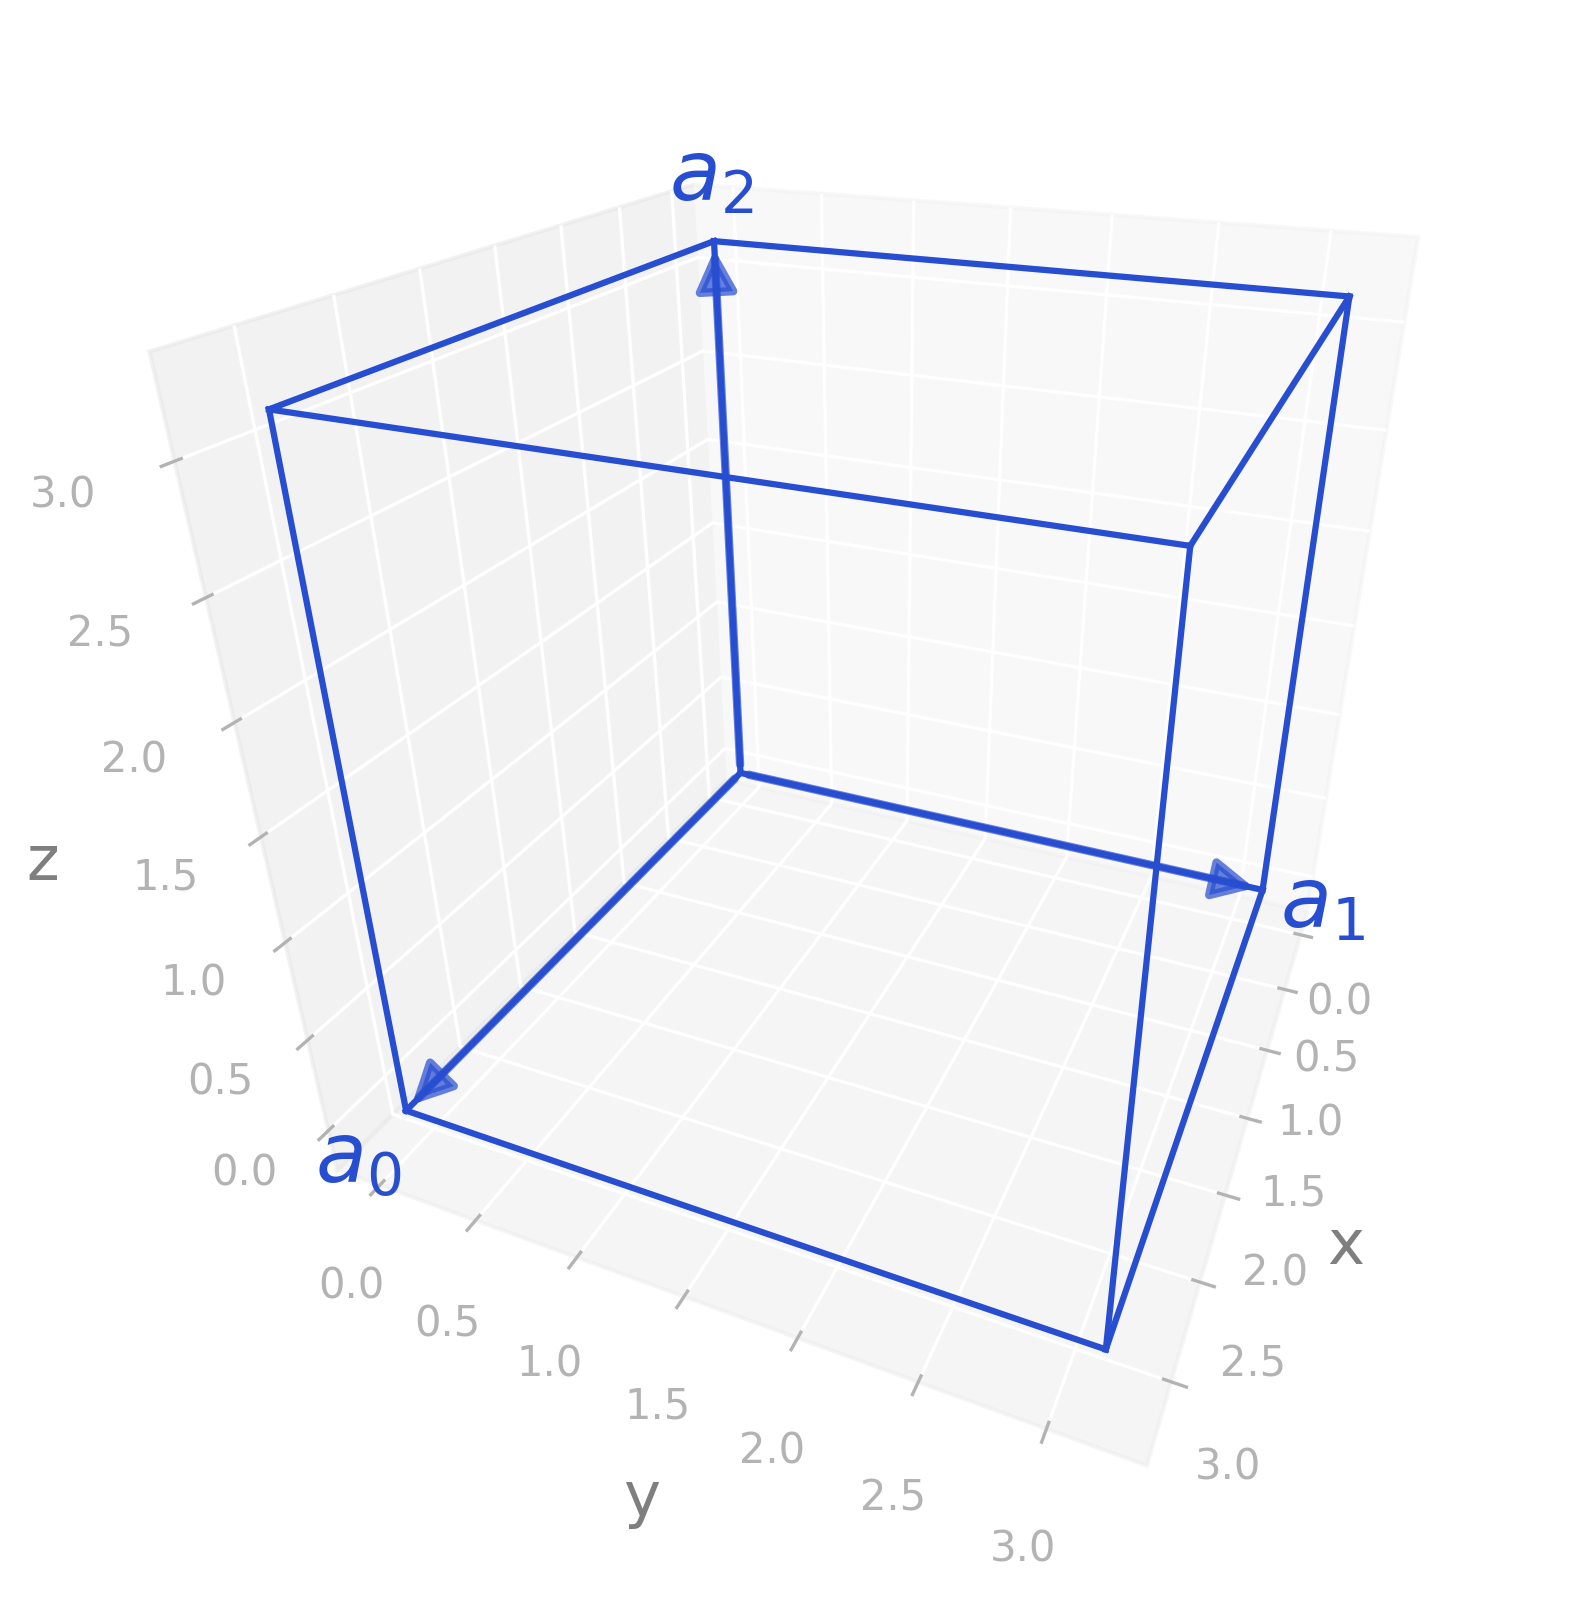

The script that saved this image:
import radtools as rad

l = rad.lattice_example("CUB")
backend = rad.MatplotlibBackend()
backend.plot(l, kind="primitive")
# Save an image:
backend.save("cub_real.png", elev=28, azim=23, dpi=300, bbox_inches="tight")
# Interactive plot:
backend.show(elev=28, azim=23)
